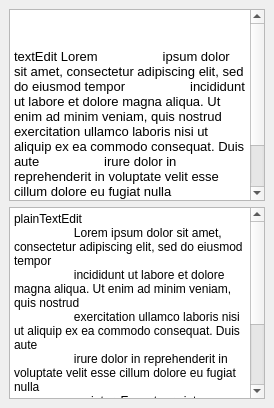
    <widget class="QDockWidget" name="dockWidget">
      <property name="windowTitle">
        <string>Right Doc</string>
      </property>
      <attribute name="dockWidgetArea">
        <number>2</number>
      </attribute>
      <widget class="QWidget" name="dockWidgetContents">
        <layout class="QGridLayout" name="gridLayout_26">
          <item row="0" column="0">
            <widget class="QTextEdit" name="textEdit">
              <property name="markdown">
                <string>textEdit Lorem ipsum dolor sit amet, consectetur adipiscing elit, sed do
                  eiusmod tempor incididunt ut labore et dolore magna aliqua. Ut enim ad minim
                  veniam, quis nostrud exercitation ullamco laboris nisi ut aliquip ex ea commodo
                  consequat. Duis aute irure dolor in reprehenderit in voluptate velit esse
                  cillum dolore eu fugiat nulla pariatur. Excepteur sint occaecat cupidatat non
                  proident, sunt in culpa qui officia deserunt mollit anim id est laborum.

                </string>
              </property>
              <property name="html">
                <string>&lt;!DOCTYPE HTML PUBLIC &quot;-//W3C//DTD HTML 4.0//EN&quot; &quot;http://www.w3.org/TR/REC-html40/strict.dtd&quot;&gt;
                  &lt;html&gt;&lt;head&gt;&lt;meta name=&quot;qrichtext&quot; content=&quot;1&quot;
                  /&gt;&lt;style type=&quot;text/css&quot;&gt;
                  p, li { white-space: pre-wrap; }
                  &lt;/style&gt;&lt;/head&gt;&lt;body style=&quot; font-family:'Noto Sans';
                  font-size:10pt; font-weight:400; font-style:normal;&quot;&gt;
                  &lt;p style=&quot; margin-top:6px; margin-bottom:6px; margin-left:0px;
                  margin-right:0px; -qt-block-indent:0; text-indent:0px;&quot;&gt;textEdit Lorem
                  ipsum dolor sit amet, consectetur adipiscing elit, sed do eiusmod tempor
                  incididunt ut labore et dolore magna aliqua. Ut enim ad minim veniam, quis nostrud
                  exercitation ullamco laboris nisi ut aliquip ex ea commodo consequat. Duis aute
                  irure dolor in reprehenderit in voluptate velit esse cillum dolore eu fugiat nulla
                  pariatur. Excepteur sint occaecat cupidatat non proident, sunt in culpa qui
                  officia deserunt mollit anim id est laborum.&lt;/p&gt;&lt;/body&gt;&lt;/html&gt;
                </string>
              </property>
            </widget>
          </item>
          <item row="1" column="0">
            <widget class="QPlainTextEdit" name="plainTextEdit">
              <property name="plainText">
                <string>plainTextEdit
                  Lorem ipsum dolor sit amet, consectetur adipiscing elit, sed do eiusmod tempor
                  incididunt ut labore et dolore magna aliqua. Ut enim ad minim veniam, quis nostrud
                  exercitation ullamco laboris nisi ut aliquip ex ea commodo consequat. Duis aute
                  irure dolor in reprehenderit in voluptate velit esse cillum dolore eu fugiat nulla
                  pariatur. Excepteur sint occaecat cupidatat non proident, sunt in culpa qui
                  officia deserunt mollit anim id est laborum.
                </string>
              </property>
            </widget>
          </item>
        </layout>
      </widget>
    </widget>
